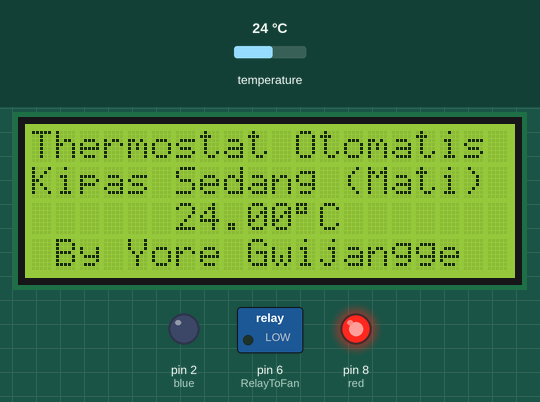
A sketch run on a simulated Arduino Uno, built with avr-gcc and run on an emulated ATmega328P. Parts: 20×4 character LCD, switched loads named in the sketch (green lamp = pin HIGH), output pins drawn as LEDs (lit = HIGH). Inputs (shaded band) come from the test bench; at power-on: temperature 24 °C. What the sketch prints to the serial monitor is not drawn.

Above: at 1.2 s.
1.3 s: temperature set to 34.5 °C
At 2.6 s:
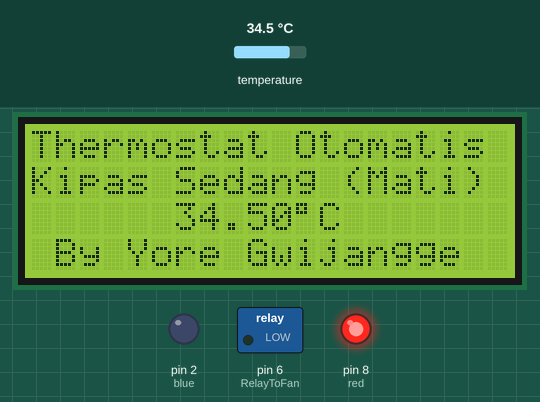
3.2 s: temperature set to 35.8 °C
At 4.4 s:
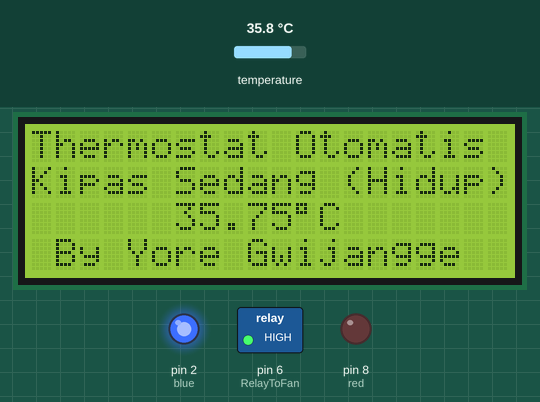
5.0 s: temperature set to 12 °C
At 6.2 s:
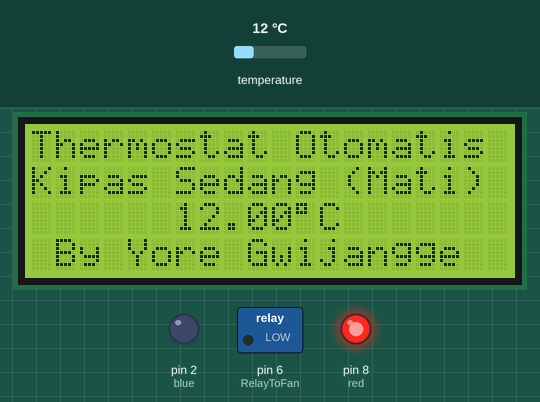
Timing chart, 0 to 8.0 s (numbered marks = the images above; inputs shaded):
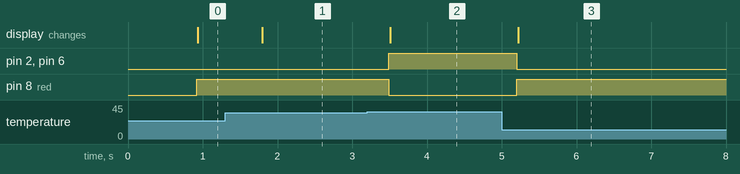

Measured:
- the behaviour switches between 35 and 35.1 °C on temperature (found by bisection; images 1 and 2)
- after the input at 1.3 s, the display: changes after 0.49 s (image 1)
- after the input at 3.2 s, pin 2 (blue), pin 6 (RelayToFan): LOW → HIGH after 0.29 s; pin 8 (red): HIGH → LOW after 0.29 s; the display: changes after 0.31 s (image 2)
- after the input at 5.0 s, pin 2 (blue), pin 6 (RelayToFan): HIGH → LOW after 0.20 s; pin 8 (red): LOW → HIGH after 0.20 s; the display: changes after 0.22 s (image 3)

The sketch:

DS18B20.ino
```cpp
/*
Arduino Temperature Controller


Made by Opensource People
*/

#include <Wire.h>
#include <DallasTemperature.h>
#include <LiquidCrystal_I2C.h>
#define RelayToFan  6  // Relay akan membuka atau menutup jalur kabel dari Sumber Tegangan Menuju Kipas

int red = 8; // LED Merah Sebagai Indikator Kipas Sedang Mati dan juga pertanda suhu rendah dari nilai yang ditentukan
int blue = 2; // LED Biru Sebagai Indikator Kipas Sedang Hidup juga pertanda suhu tinggi dari nilai yang ditentukan

#define BACKLIGHT_PIN 13
#define ONE_WIRE_BUS 7
LiquidCrystal_I2C lcd(0x3F, 2, 1, 0, 4, 5, 6, 7, 3, POSITIVE);
OneWire oneWire(ONE_WIRE_BUS);
DallasTemperature sensors(&oneWire);

void setup() {
  Serial.begin(9600);
  sensors.begin();
  lcd.begin(20,4);
  lcd.backlight();

  pinMode(red, OUTPUT);
  pinMode(blue, OUTPUT);
  pinMode(RelayToFan, OUTPUT);

    }

void loop() {
  lcd.setCursor(0, 0);
  lcd.print("Thermostat Otomatis");

  Serial.print("Thermostat Otomatis"); // Serial Print untuk Memantau Keadaan Alat  di Serial Monitor melalui aplikasi arduino yang ada di komputer

  lcd.setCursor(0, 3); // baris keempat di LCD dihitung dari 0,1,2,3
  lcd.print(" By Yore Gwijangge");

  Serial.print("By Jore");

  sensors.requestTemperatures();
  float temperature = sensors.getTempCByIndex(0);
  lcd.setCursor(0, 2);
  lcd.print("      ");
  lcd.print(sensors.getTempCByIndex(0));
  lcd.print("\337C");

  Serial.print(sensors.getTempCByIndex(0));
  Serial.print("\337C");


if (temperature >35){

      digitalWrite(blue,HIGH);
      digitalWrite(red,LOW);
      digitalWrite(RelayToFan,1);

      lcd.setCursor(0, 1); // baris kedua di LCD dihitung dari 0,1,2,3
      lcd.print("Kipas Sedang (Hidup)");
      Serial.print(" ");
      Serial.print("Kipas Sedang (Hidup)");

}

else{

      digitalWrite(red,HIGH);
      digitalWrite(blue,LOW);
      digitalWrite(RelayToFan,0);

      lcd.setCursor(0, 1); // baris kedua di LCD dihitung dari 0,1,2,3
      lcd.print("Kipas Sedang (Mati) ");
      Serial.print(" ");
      Serial.print("Kipas Sedang (Mati) ");
}

}
```
